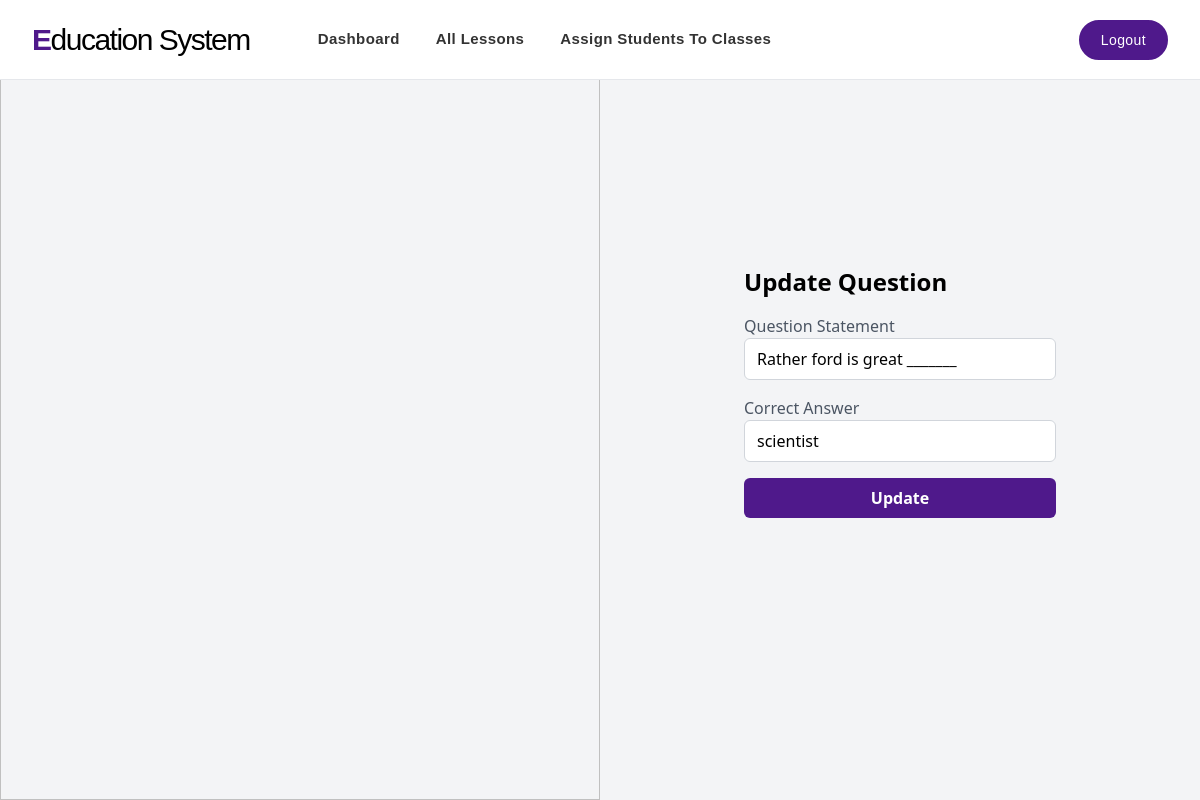
/teacher/update_question/2/ (signed in), run on the app's committed database.
### teacher/models.py (models this page shows)
class Question(models.Model):
    type                        = models.CharField(max_length=50)
    statement                   = models.TextField(max_length=255)
    lesson_id                   = models.ForeignKey(Lesson, on_delete=models.CASCADE)

class Question_fillblank(models.Model):
    question_id                 = models.ForeignKey(Question,on_delete=models.CASCADE)
    answer                      = models.CharField(max_length=255)

### teacher/decorators.py (the view)
        @user_passes_test(lambda u: u.is_authenticated and u.role == role, login_url='/login/')
        def _wrapped_view(request, *args, **kwargs):
            if request.user.is_authenticated and request.user.role == role:
                return view_func(request, *args, **kwargs)
            else:
                return redirect('/dashboard/')

### teacher/templates/teacher/update_question.html (shortened to what this page needs)
{% extends 'base.html' %}
{% block content %}
<div class="bg-gray-100 flex justify-center items-center h-screen">
    <div class="w-1/2 h-screen hidden lg:block">
        <img src="https://img.freepik.com/free-vector/e-learning-education-illustration_1284-32925.jpg?t=st=1722970366~exp=1722973966~hmac=226b29b25d9d27b0641b343f9d92e593feabd180e8f6d40a87961467afcdca64&w=740"
            alt="Placeholder Image" class="object-cover w-full h-full">
    </div>
    <div class="lg:p-36 md:p-52 sm:20 p-8 w-full lg:w-1/2">
        <h1 class="text-2xl font-semibold mb-4">Update Question</h1>
        <form method="post" enctype="multipart/form-data">
            <div class="mb-4">
                <label for="statement" class="block text-gray-600">Question Statement</label>
                <input type="text" id="statement" name="statement" value="{{ question.statement }}" autofocus required
                    class="w-full border border-gray-300 rounded-md py-2 px-3 focus:outline-none focus:border-[#4F198B]"
                    autocomplete="on">
            </div>
            {% if question.type == 'fill_in_blank' %}
            <div class="mb-4">
                <label for="answer" class="block text-gray-600">Correct Answer</label>
                <input type="text" id="answer" name="answer" value="{{ question.answer }}" autofocus required
                    class="w-full border border-gray-300 rounded-md py-2 px-3 focus:outline-none focus:border-[#4F198B]"
                    autocomplete="on">
            </div>
            {% endif %}
            <button type="submit"
                class="bg-[#4F198B] hover:opacity-90 text-white font-semibold rounded-md py-2 px-4 w-full">Update</button>
        </form>
    </div>
</div>
{% endblock %}

### data on the page
Question: statement "Rather ford is great _______"
Question_fillblank: answer "scientist"
